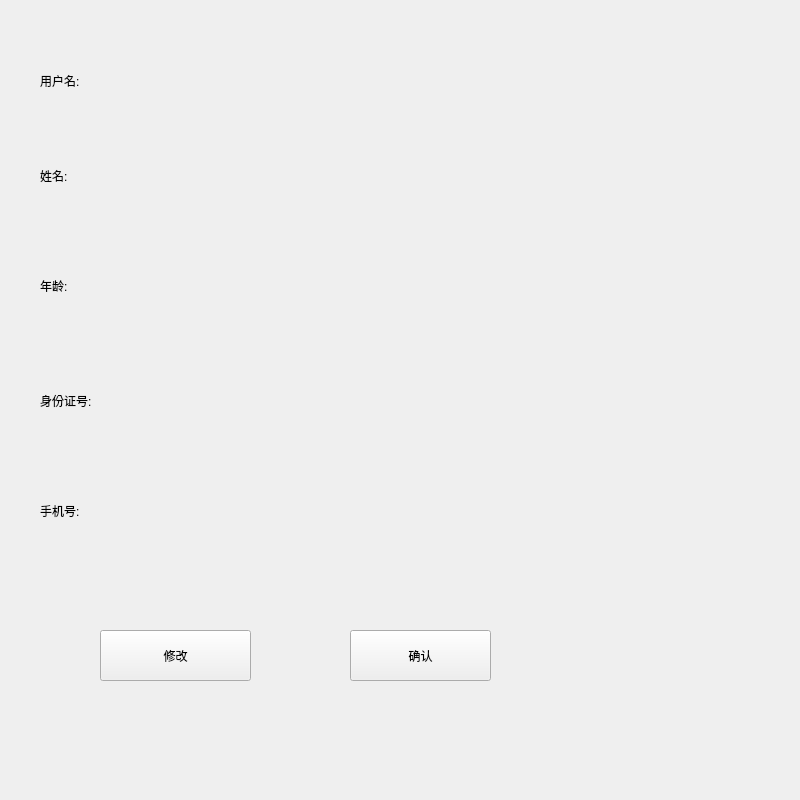
<?xml version="1.0" encoding="UTF-8"?>
<ui version="4.0">
 <class>reader_message</class>
 <widget class="QWidget" name="reader_message">
  <property name="geometry">
   <rect>
    <x>0</x>
    <y>0</y>
    <width>800</width>
    <height>800</height>
   </rect>
  </property>
  <property name="windowTitle">
   <string>读者信息</string>
  </property>
  <property name="styleSheet">
   <string notr="true">font: 20pt &quot;Arial&quot;;</string>
  </property>
  <widget class="QLabel" name="label">
   <property name="geometry">
    <rect>
     <x>40</x>
     <y>60</y>
     <width>181</width>
     <height>41</height>
    </rect>
   </property>
   <property name="text">
    <string>用户名:</string>
   </property>
  </widget>
  <widget class="QLabel" name="label_2">
   <property name="geometry">
    <rect>
     <x>40</x>
     <y>150</y>
     <width>171</width>
     <height>51</height>
    </rect>
   </property>
   <property name="text">
    <string>姓名:</string>
   </property>
  </widget>
  <widget class="QLabel" name="label_3">
   <property name="geometry">
    <rect>
     <x>40</x>
     <y>260</y>
     <width>171</width>
     <height>51</height>
    </rect>
   </property>
   <property name="text">
    <string>年龄:</string>
   </property>
  </widget>
  <widget class="QLabel" name="label_4">
   <property name="geometry">
    <rect>
     <x>40</x>
     <y>380</y>
     <width>181</width>
     <height>41</height>
    </rect>
   </property>
   <property name="text">
    <string>身份证号:</string>
   </property>
  </widget>
  <widget class="QLabel" name="label_5">
   <property name="geometry">
    <rect>
     <x>40</x>
     <y>490</y>
     <width>161</width>
     <height>41</height>
    </rect>
   </property>
   <property name="text">
    <string>手机号:</string>
   </property>
  </widget>
  <widget class="QLineEdit" name="reader_name">
   <property name="geometry">
    <rect>
     <x>310</x>
     <y>60</y>
     <width>451</width>
     <height>41</height>
    </rect>
   </property>
   <property name="styleSheet">
    <string notr="true">background:transparent;border-width:0;border-style:outset</string>
   </property>
   <property name="text">
    <string/>
   </property>
   <property name="maxLength">
    <number>20</number>
   </property>
   <property name="readOnly">
    <bool>true</bool>
   </property>
  </widget>
  <widget class="QLineEdit" name="name">
   <property name="geometry">
    <rect>
     <x>310</x>
     <y>150</y>
     <width>451</width>
     <height>41</height>
    </rect>
   </property>
   <property name="styleSheet">
    <string notr="true">background:transparent;border-width:0;border-style:outset</string>
   </property>
   <property name="text">
    <string/>
   </property>
   <property name="maxLength">
    <number>10</number>
   </property>
   <property name="readOnly">
    <bool>true</bool>
   </property>
  </widget>
  <widget class="QLineEdit" name="age">
   <property name="geometry">
    <rect>
     <x>310</x>
     <y>270</y>
     <width>451</width>
     <height>41</height>
    </rect>
   </property>
   <property name="styleSheet">
    <string notr="true">background:transparent;border-width:0;border-style:outset</string>
   </property>
   <property name="text">
    <string/>
   </property>
   <property name="readOnly">
    <bool>true</bool>
   </property>
  </widget>
  <widget class="QLineEdit" name="id_num">
   <property name="geometry">
    <rect>
     <x>310</x>
     <y>380</y>
     <width>451</width>
     <height>41</height>
    </rect>
   </property>
   <property name="styleSheet">
    <string notr="true">background:transparent;border-width:0;border-style:outset</string>
   </property>
   <property name="text">
    <string/>
   </property>
   <property name="maxLength">
    <number>18</number>
   </property>
   <property name="frame">
    <bool>true</bool>
   </property>
   <property name="readOnly">
    <bool>true</bool>
   </property>
  </widget>
  <widget class="QLineEdit" name="phone_num">
   <property name="geometry">
    <rect>
     <x>310</x>
     <y>490</y>
     <width>451</width>
     <height>41</height>
    </rect>
   </property>
   <property name="styleSheet">
    <string notr="true">background:transparent;border-width:0;border-style:outset</string>
   </property>
   <property name="text">
    <string/>
   </property>
   <property name="maxLength">
    <number>11</number>
   </property>
   <property name="readOnly">
    <bool>true</bool>
   </property>
  </widget>
  <widget class="QPushButton" name="change">
   <property name="geometry">
    <rect>
     <x>100</x>
     <y>630</y>
     <width>151</width>
     <height>51</height>
    </rect>
   </property>
   <property name="text">
    <string>修改</string>
   </property>
  </widget>
  <widget class="QPushButton" name="confirm">
   <property name="geometry">
    <rect>
     <x>350</x>
     <y>630</y>
     <width>141</width>
     <height>51</height>
    </rect>
   </property>
   <property name="text">
    <string>确认</string>
   </property>
  </widget>
 </widget>
 <resources/>
 <connections/>
</ui>
